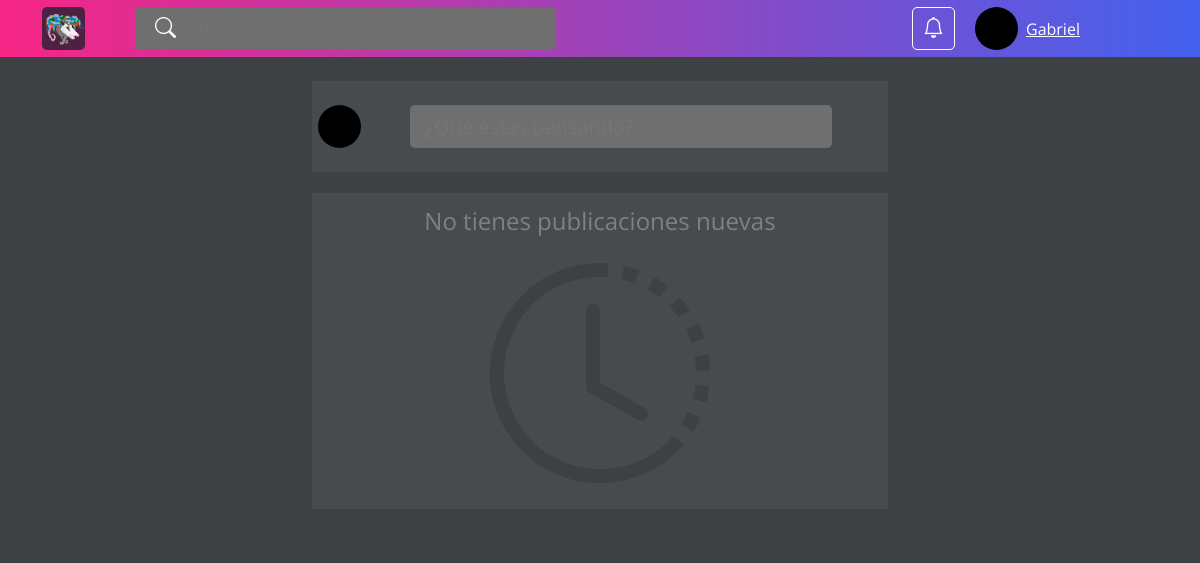
The page /verActividad/ (signed in) on the database as committed earlier.
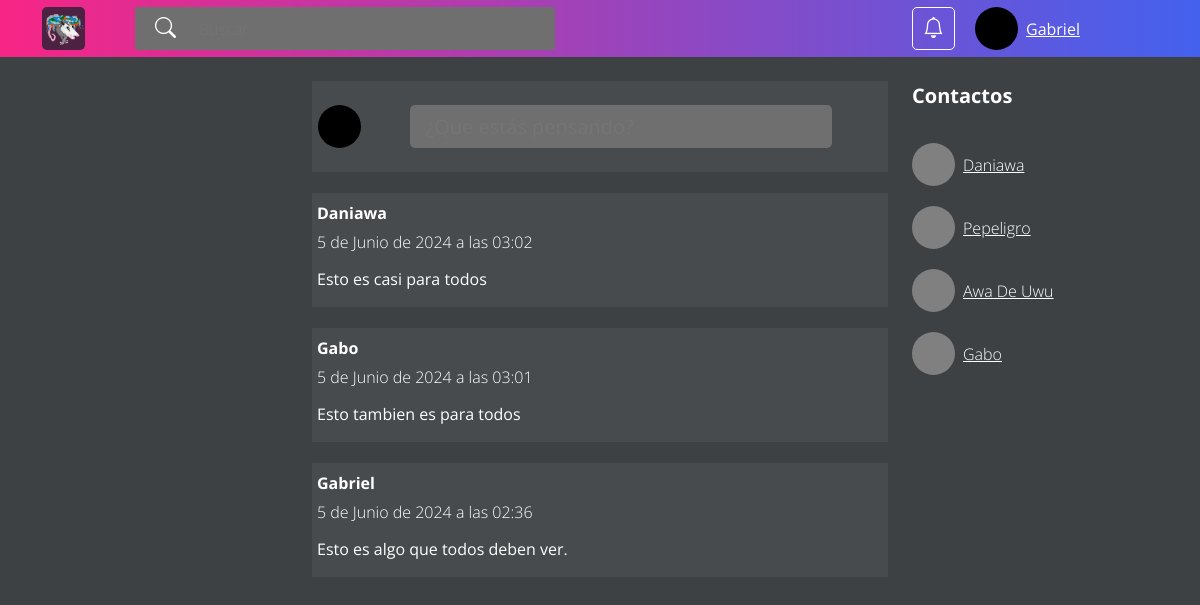
The same page on the database as committed later.
### Publicar/models.py (models this page shows)
class Post(models.Model):
    usuario = models.ForeignKey(User, on_delete=models.CASCADE)
    texto = models.CharField(max_length=500)
    imagen = models.ImageField(default='null', upload_to='posts')
    enlace = models.URLField(max_length=200, default='null')
    fecha_creacion = models.DateTimeField(auto_now_add=True)

### SolicitudAmistad/models.py (models this page shows, shortened)
class Amistad(models.Model):
    emisor = models.ForeignKey(User, on_delete=models.CASCADE, related_name="emisor", null=True)
    receptor = models.ForeignKey(User, on_delete=models.CASCADE, related_name="receptor", null=True)
    aceptada = models.BooleanField(default=False)

### VerActividad/views.py (the view)
# urls.py: path('', views.index, name='index'),
@login_required
def index(request):
    amigos = Amistad.objects.filter(Q(emisor=request.user) | Q(receptor=request.user)).exclude(aceptada=False)
    post_amigos = amigos.values_list('receptor', flat=True).union(amigos.values_list('emisor', flat=True))
    posts = Post.objects.filter(usuario__in=post_amigos).order_by('-fecha_creacion')
    return render(request, 'VerActividad.html', {
        'posts': posts,
        'amigos': amigos,
    })

### templates/VerActividad.html (shortened to what this page needs)
{% extends 'layout/inner.html' %}
{% block content %}
<div class="timeline">
  <div class="publicar" id="publicar">
    <div class="publicar__foto"></div>
    <a href="#" data-bs-toggle="modal" data-bs-target="#modal-publicar">
      <input class="publicar__entrada text-white" type="text" placeholder="¿Qué estás pensando?">
    </a>
  </div>
  <div class="posts" id="posts">
    {% if posts %}
      {% for post in posts %}
        <div class="post">
          <div class="post__usuario">{{ post.usuario }}</div>
          <div class="post__fecha">{{ post.fecha_creacion }}</div>
          <p class="post__texto">{{ post.texto }}</p>
        </div>
      {% endfor %}
    {% else %}
      <div class="vacio">
        <p class="vacio__titulo">No tienes publicaciones nuevas</p>
        <div class="vacio__icono">
          <i class="bi bi-clock-history"></i>
        </div>
      </div>
    {% endif %}
  </div>
</div>
{% endblock %}

### templates/layout/inner.html (shortened to what this page needs)
{% load static %}
<!DOCTYPE html>
<html>
  <head>
    <link rel="stylesheet" href="{% static 'public/index.css' %}">
    <link rel="stylesheet" href="{% static 'public/bs/bootstrap.min.css' %}">
    <link rel="stylesheet" href="https://cdn.jsdelivr.net/npm/bootstrap-icons@1.11.3/font/bootstrap-icons.min.css">
  </head>
  <body>
    <div id="app">
      <header class="fixed-top">
        <div class="container-fluid">
          <div class="cabecera row">
            <div class="col-9">
              <div class="cabecera__columna">
                <a class="cabecera__icono" href="{% url 'VerActividad:index' %}">
                  <img src="{% static 'images/inicio.jpeg' %}" alt="">
                </a>
                <div class="buscar">
                  <i class="bi bi-search"></i>
                  <input class="cabecera__busqueda" type="search" name="" placeholder="Buscar...">
                </div>
              </div>
            </div>
            <div class="col-3">
              <div class="cabecera__columna">
                <div class="cabecera__btn">
                  <a href="{% url 'SolicitudAmistad:notificaciones' %}"><i class="bi bi-bell"></i></a>
                </div>
                <div class="perfil">
                  <div class="perfil__foto"></div>
                  <div class="perfil__nombre">{{user.username}}</div>
                </div>
              </div>
            </div>
          </div>
        </div>
      </header>
      <div class="cuerpo container-fluid">
        <div class="row justify-content-between">
          <aside class="col-3"></aside>
          <main class="col-6">
            {% block content %}{% endblock %}
          </main>
          <aside class="contactos col-3">
            {% if amigos %}
            <div class="contactos__titulo">Contactos</div>
            <div class="contactos__lista">
              {% for amigo in amigos %}
              <div class="contacto">
                <div class="contacto__foto"></div>
                {% if amigo.emisor != request.user %}
                  <a class="contacto__nombre" href="#">{{amigo.emisor}}</a>
                {% else %}
                  <a class="contacto__nombre" href="#">{{amigo.receptor}}</a>
                {% endif %}
              </div>
              {% endfor %}
            </div>
            {% endif %}
          </aside>
        </div>
      </div>
    </div>
  </body>
</html>

### static/public/index.css (style rules this page uses)
* { font-family: "Open Sans"; margin: 0; padding: 0; box-sizing: border-box; }
#app { width: 100vw; height: 100vh; position: relative; overflow: hidden; background: #3E4144; }
.cuerpo { margin-top: 81px; color: white; }

### static/public/colores.css (style rules this page uses)
:root { --gris_claro: #666F88; --gris_oscuro: #788199; --azul_oscuro: #4361EE; --azul_claro: #4895EF; --rosa: #F72585; --celeste: #4CC9F0; }

### static/public/cabecera.css (style rules this page uses)
.cabecera { height: 57px; background-image: linear-gradient(90deg, #F72585, #4361EE); }
.cabecera__columna { height: 57px; display: flex; align-items: center; flex-wrap: nowrap; position: relative; }
.buscar { display: flex; align-items: center; position: relative; width: 80%; }
.cabecera__busqueda { width: 60%; height: 43px; margin-left: 20px; padding-left: 64px; background-color: #6F6F6F; border: none; outline: none; border-radius: 3px; color: white; font-size: 16px; font-weight: lighter; }
.bi-search { position: absolute; left: 40px; font-size: 21px; font-weight: lighter; color: white; }
.perfil { width: 132px; height: 43px; display: flex; flex-direction: row; align-items: center; }
.perfil__nombre { color: white; margin-left: 8px; text-decoration: underline; text-transform: capitalize; cursor: pointer; }

### static/public/contactos.css (style rules this page uses)
.contactos { height: 100vh; }
.contactos__titulo { font-size: 20px; font-weight: bold; margin-bottom: 32px; }
.contacto { width: 60%; height: 43px; display: flex; align-items: center; margin-bottom: 20px; }
.contacto__nombre { color: white; margin-left: 8px; font-weight: lighter; text-decoration: underline; text-transform: capitalize; }

### static/public/timeline.css (style rules this page uses)
.timeline { height: 88vh; display: flex; flex-direction: column; align-items: center; overflow: scroll; }
.publicar { width: 625px; min-height: 91px; display: flex; align-items: center; border-radius: 5px; background-color: #474B4E; }
.publicar__foto { width: 43px; height: 43px; border-radius: 50px; background-color: black; margin-left: 30px; margin-right: 0; }
.publicar__entrada { height: 43px; width: 422px; margin-left: 49px; padding-left: 16px; border-radius: 5px; border: none; outline: none; background-color: #6F6F6F; font-size: 20px; font-weight: normal; }
.posts { width: 100%; margin-top: 21px; display: flex; flex-direction: column; justify-content: center; align-items: center; }
.post { width: 626px; background-color: #474B4E; margin-bottom: 21px; border-radius: 5px; }
.post__usuario { margin-left: 30px; margin-top: 8px; margin-bottom: 5px; font-weight: bold; }
.post__fecha { margin-left: 30px; font-weight: lighter; }
.post__texto { margin-left: 30px; margin-top: 13px; }

Rows that differ between the two databases and show on the page:
now on this page (row edited): Post: usuario "Daniawa", fecha_creacion "5 de Junio de 2024 a las 03:02", texto "Esto es casi para todos"
now on this page (row edited): Post: usuario "Gabo", fecha_creacion "5 de Junio de 2024 a las 03:01", texto "Esto tambien es para todos"
now on this page (row edited): Post: usuario "Gabriel", fecha_creacion "5 de Junio de 2024 a las 02:36", texto "Esto es algo que todos deben ver."
added Amistad: receptor "Daniawa"
added Amistad: receptor "Pepeligro"
added Amistad: receptor "Awa De Uwu"
added Amistad: emisor "Gabo"
Other text that changed with them:
text no longer shown: "No tienes publicaciones nuevas"
text now shown: "Contactos"
